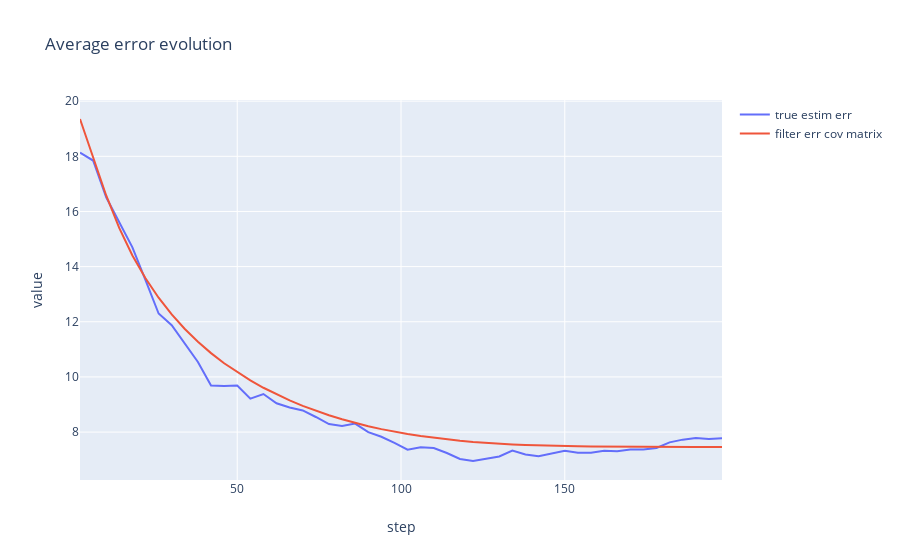

Notebook cell for this chart:
### Code cell
plot(2, [steps, steps], [err_filt[2:], filt_err[2:]], title='Average error evolution',
     xlable='step', ylable='value',
     legend=['true estim err', 'filter err cov matrix'])

### Figure 1 — Plotly figure (JSON) as saved in the notebook; plotly's stock layout.template omitted (floating-point values rounded to 4 significant figures; data arrays with more than 128 entries replaced by an {"elided": "..."} marker saying what was removed)
{"data": [{"mode": "lines", "name": "true estim err", "showlegend": true, "type": "scatter", "x": [2, 6, 10, 14, 18, 22, 26, 30, 34, 38, 42, 46, 50, 54, 58, 62, 66, 70, 74, 78, 82, 86, 90, 94, 98, 102, 106, 110, 114, 118, 122, 126, 130, 134, 138, 142, 146, 150, 154, 158, 162, 166, 170, 174, 178, 182, 186, 190, 194, 198], "y": {"elided": "198 float values"}}, {"mode": "lines", "name": "filter err cov matrix", "showlegend": true, "type": "scatter", "x": [2, 6, 10, 14, 18, 22, 26, 30, 34, 38, 42, 46, 50, 54, 58, 62, 66, 70, 74, 78, 82, 86, 90, 94, 98, 102, 106, 110, 114, 118, 122, 126, 130, 134, 138, 142, 146, 150, 154, 158, 162, 166, 170, 174, 178, 182, 186, 190, 194, 198], "y": {"elided": "198 float values"}}], "layout": {"title": {"text": "Average error evolution"}, "xaxis": {"title": {"text": "step"}}, "yaxis": {"title": {"text": "value"}}}}
